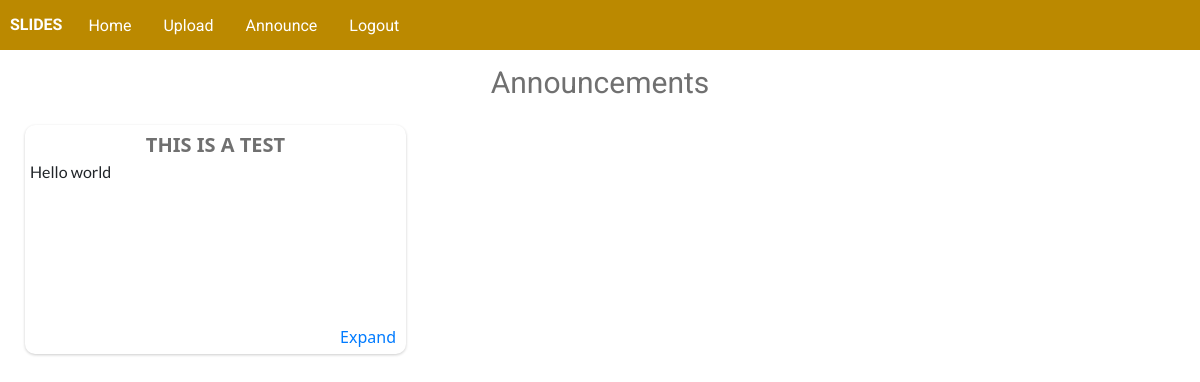
/view_announcements (signed in), run on an earlier commit of the app's database.
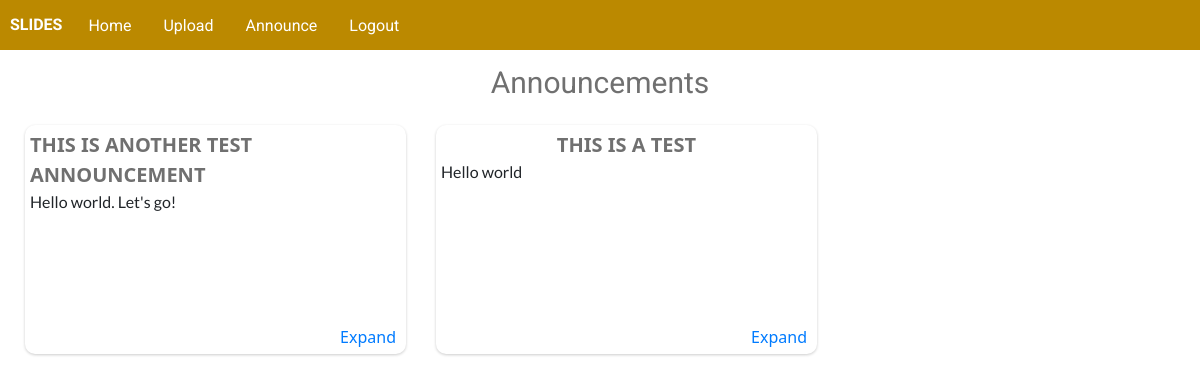
And on a later commit of the database.
### slides/models.py (models this page shows, shortened)
class Announcement(models.Model):
    user = models.ForeignKey(User, on_delete=models.CASCADE, related_name="announcer")
    title = models.CharField(max_length=150)
    announcement = models.TextField(max_length=10000)

### slides/views.py (the view)
# urls.py: path("view_announcements", views.view_annoucements, name="announcements"),
@login_required
def view_annoucements(request):
    announcements = Announcement.objects.filter(user__university=request.user.university).order_by("-id")
    return render(request, "slides/announcements.html", {
        "announcements":announcements
    })

### slides/templates/slides/announcements.html (shortened to what this page needs)
{% extends "slides/layout.html" %}
{% load static %}
{% load custom_template_tags %}
{% block scripthead %}
<link href="{% static 'slides/announcements.css' %}" rel="stylesheet">
{% endblock %}
{% block body %}
<div id="a-l-div">
    <p id="announcements-label">Announcements</p>
</div>
<div id="announcement-area">
    {% for announcement in announcements %}
        <div class="container-announcements">
            <div class="title">{{ announcement.title }}</div>
            <div class="announcement">{{ announcement.announcement }}</div>
            <div class="expander">
                <a href="{% url 'announcement' a_id=announcement.id %}">Expand</a>
            </div>
        </div>
    {% endfor %}
</div>
{% endblock %}

### slides/templates/slides/layout.html (shortened to what this page needs)
{% load static %}
<!DOCTYPE html>
<html lang="en">
    <head>
        <link rel="stylesheet" href="https://maxcdn.bootstrapcdn.com/bootstrap/4.0.0/css/bootstrap.min.css"
>
        <link media="screen and (min-width: 600px)" href="{% static 'slides/styles.css' %}" rel="stylesheet">
        <link rel="stylesheet" media="screen and (max-width: 600px)" href="{% static 'slides/styles-mobile.css' %}">
        {% block scripthead %}
        {% endblock %}
    </head>
    <body>
        <div id="page">
            <nav id="nav-el">
                <label id="logo">SLIDES</label>
                <div id="nav-items">
                    <ul class="menu">
                        {% if user.is_authenticated %}
                        <li><a href="{% url 'index' %}">Home</a></li>
                        <li><a href="{% url 'upload' %}">Upload</a></li>
                        <li><a href="{% url 'announce' %}">Announce</a></li>
                        <li><a href="{% url 'logout' %}">Logout</a></li>
                        {% else %}
                        <li><a href="{% url 'register' %}">Register</a></li>
                        <li><a href="{% url 'login' %}">Login</a></li>
                        {% endif %}
                    </ul>
                </div>
            </nav>
            <div class="body">
                {% block body %}
                {% endblock %}
            </div>
        </div>
    </body>
</html>

### slides/static/slides/styles.css (style rules this page uses)
body { padding: 0px; margin: 0px; width: 100%; }
#page { min-height: 100vh; position: relative; padding-bottom: 50px; }
#nav-el { background: #BB8900; display: flex; height: 50px; }
#nav-el #logo { font-family: "Exo 2", sans-serif; color: white; margin-top: auto; margin-bottom: auto; margin-left: 10px; font-weight: bold; margin-right: 10px; }
#nav-el .menu { list-style-type: none; margin: 0; padding: 0; width: 100%; display: flex; height: 50px; background-color: #BB8900; overflow: hidden; }
#nav-el .menu li { display: inline; float: left; }
#nav-el .menu li a { display: block; padding: 8px; text-decoration: none; color: white; text-align: center; padding: 14px 16px; font-family: "Roboto", sans-serif; }

### slides/static/slides/announcements.css (style rules this page uses)
.basic-container, #announcement-area .container-announcements { box-shadow: 0 1px 3px rgba(0, 0, 0, 0.2); border-radius: 10px; font-family: Segoe UI, Frutiger, Frutiger Linotype, Dejavu Sans, Helvetica Neue, Arial, sans-serif; padding: 5px; }
body { padding: 0px; margin: 0px; }
#page { min-height: 100vh; position: relative; padding-bottom: 50px; }
#a-l-div { display: flex; flex-direction: row; justify-content: center; }
#a-l-div #announcements-label { font-family: "Roboto", sans-serif; margin: 0px; margin-top: 10px; padding: 0px; font-size: 30px; color: #707070; }
#announcement-area { margin-left: 20px; display: flex; flex-direction: row; padding-left: 5px; flex-wrap: wrap; padding-top: 20px; }
#announcement-area .container-announcements { background-color: white; min-width: 381px; min-height: 229px; width: 381px; height: 229px; margin-right: 30px; margin-bottom: 15px; position: relative; }
#announcement-area .container-announcements .title { font-size: 20px; font-weight: bold; color: #707070; text-transform: uppercase; display: flex; justify-content: center; }
#announcement-area .container-announcements .announcement { font-family: "Lato", sans-serif; overflow: hidden; display: -webkit-box; -webkit-box-orient: vertical; -webkit-line-clamp: 7; }
#announcement-area .container-announcements .expander { position: absolute; bottom: 5px; right: 10px; }
#announcement-area .container-announcements .expander a { text-decoration: none; }
#announcement-area .container-announcements:after { content: ""; display: block; position: absolute; right: -1rem; width: 1rem; height: 1px; }

### slides/static/slides/styles-mobile.css (style rules this page uses)
#logo { font-family: "Exo 2", sans-serif; color: white; margin-top: auto; margin-bottom: auto; margin-left: 10px; }
body { padding: 0px; margin: 0px; width: 100%; }
#page { min-height: 100vh; position: relative; padding-bottom: 50px; }
#nav-el { margin: 0px; padding: 0px; height: 50px; background-color: #BB8900; position: sticky; position: -webkit-sticky; top: 0px; width: 100%; }
#nav-el #nav-items { position: fixed; width: 100%; top: -290px; transition: all 0.5s; }
#nav-el #logo { font-family: "Exo 2", sans-serif; font-size: 20px; color: white; margin-left: 20px; line-height: 50px; }
#nav-el .menu { background-color: #AB7D00; margin: 0px; list-style-type: none; width: auto; padding-left: 0px; margin-right: 0px; }
#nav-el .menu li { padding-top: 15px; padding-bottom: 15px; width: 100%; list-style-type: none; padding-left: 0px; }
#nav-el .menu li a { text-decoration: none; color: white; font-family: "Roboto", sans-serif; font-size: 20px; padding-left: 20px; padding-right: 100%; padding-top: 15px; padding-bottom: 15px; }

What changed in the data, as far as the page shows it:
added Announcement: title "THIS IS ANOTHER TEST ANNOUNCEMENT", announcement "Hello world. Let's go!"
